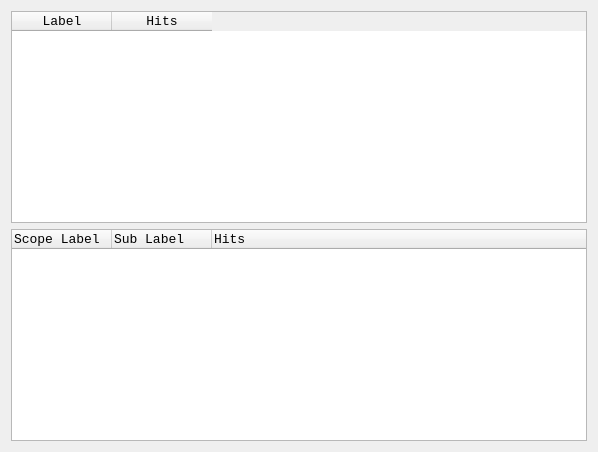
<?xml version="1.0" encoding="UTF-8"?>
<ui version="4.0">
 <class>ProfilingStatisticsWindow</class>
 <widget class="QWidget" name="ProfilingStatisticsWindow">
  <property name="geometry">
   <rect>
    <x>0</x>
    <y>0</y>
    <width>598</width>
    <height>452</height>
   </rect>
  </property>
  <property name="windowTitle">
   <string>Profiling Statistics</string>
  </property>
  <layout class="QVBoxLayout" name="verticalLayout">
   <item>
    <widget class="QTableWidget" name="twFlat">
     <property name="font">
      <font>
       <family>Monospace</family>
       <pointsize>10</pointsize>
      </font>
     </property>
     <column>
      <property name="text">
       <string>Label</string>
      </property>
     </column>
     <column>
      <property name="text">
       <string>Hits</string>
      </property>
     </column>
    </widget>
   </item>
   <item>
    <widget class="QTreeWidget" name="twTree">
     <property name="font">
      <font>
       <family>Monospace</family>
       <pointsize>10</pointsize>
      </font>
     </property>
     <column>
      <property name="text">
       <string>Scope Label</string>
      </property>
     </column>
     <column>
      <property name="text">
       <string>Sub Label</string>
      </property>
     </column>
     <column>
      <property name="text">
       <string>Hits</string>
      </property>
      <property name="textAlignment">
       <set>AlignLeading|AlignVCenter</set>
      </property>
     </column>
    </widget>
   </item>
  </layout>
 </widget>
 <resources/>
 <connections/>
</ui>
